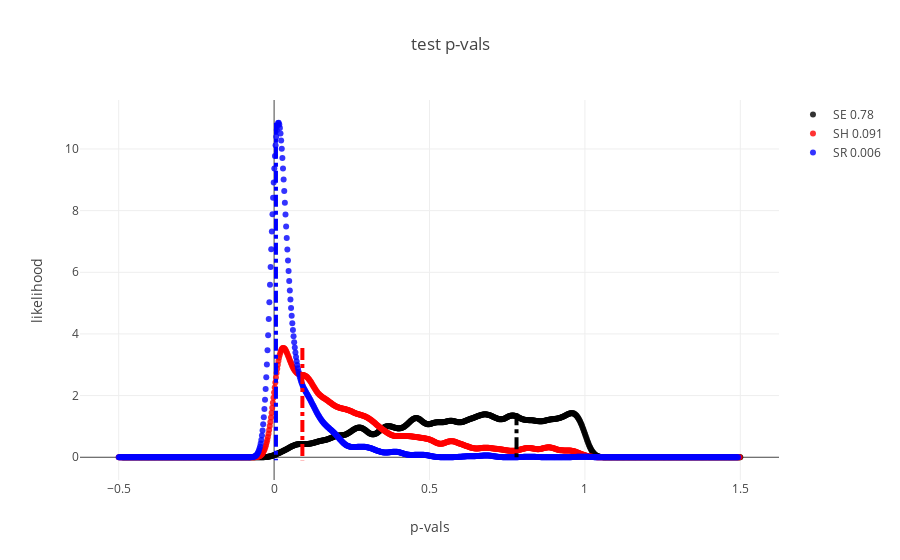

Notebook cell for this chart:
### Code cell
fig_roost_dens= []

shapes_pval= []
group_vectors= [
    SE_sim_vector,
    SH_sim_vector,
    SR_sim_vector
]

gp_names= ['SE','SH','SR']

gp_colors= ['black','red','blue']

for gp in range(len(group_vectors)):
    
    p_vals_test, focus_p= Samp_ttest_rand(Sev_sim_vector, group_vectors[gp],Nrep= 1000)

    X_plot = np.linspace(min(p_vals_test)-.5, max(p_vals_test) + .5, 1000)

    kde = KernelDensity(kernel='gaussian', bandwidth=0.02).fit(np.array(p_vals_test).reshape(-1,1))

    log_dens = kde.score_samples(X_plot.reshape(-1,1))
    
    ratio_p= len([x for x in p_vals_test if x < 0.05]) / len(p_vals_test)
    
    print(gp_names[gp])
    print('Cdf: {}'.format(ratio_p))
    print(np.median(np.median(p_vals_test)))

    fig_roost_dens.append(go.Scatter(x=X_plot, y=np.exp(log_dens), 
                                mode='markers',
                                marker= {
                                'line': {'width': 0},
                                  "opacity": .8
                              },
                                name= '{} {}'.format(gp_names[gp],focus_p),
                                    line= dict(color= gp_colors[gp])))
    


    shapes_pval.append(
        {
            'type': 'line',
            'x0': focus_p,
            'y0': max(np.exp(log_dens)),
            'x1': focus_p,
            'y1': -.1,
            'line': {
                'width': 4,
                'dash': 'dashdot',
                'color': gp_colors[gp]
            },
        })


layout= go.Layout(
    title= 'test p-vals',
    xaxis= dict(title= 'p-vals'),
    yaxis= dict(title= 'likelihood'),
    shapes= shapes_pval
)

fig = go.Figure(data=fig_roost_dens, layout= layout)
iplot(fig)

### Figure 1 — Plotly figure (JSON) as saved in the notebook; plotly's stock layout.template omitted (floating-point values rounded to 4 significant figures; data arrays with more than 128 entries replaced by an {"elided": "..."} marker saying what was removed)
{"data": [{"line": {"color": "black"}, "marker": {"line": {"width": 0}, "opacity": 0.8}, "mode": "markers", "name": "SE 0.78", "type": "scatter", "uid": "f44c0b91-e9f5-4a8f-bb1f-cf9eff2a6810", "x": {"elided": "1000 float values"}, "y": {"elided": "1000 float values"}}, {"line": {"color": "red"}, "marker": {"line": {"width": 0}, "opacity": 0.8}, "mode": "markers", "name": "SH 0.091", "type": "scatter", "uid": "a36763a5-58d4-4640-9bda-7c5652a970af", "x": {"elided": "1000 float values"}, "y": {"elided": "1000 float values"}}, {"line": {"color": "blue"}, "marker": {"line": {"width": 0}, "opacity": 0.8}, "mode": "markers", "name": "SR 0.006", "type": "scatter", "uid": "d180965b-977c-4441-b8a9-5bbf8c934bf2", "x": {"elided": "1000 float values"}, "y": {"elided": "1000 float values"}}], "layout": {"shapes": [{"line": {"color": "black", "dash": "dashdot", "width": 4}, "type": "line", "x0": 0.78, "x1": 0.78, "y0": 1.431, "y1": -0.1}, {"line": {"color": "red", "dash": "dashdot", "width": 4}, "type": "line", "x0": 0.091, "x1": 0.091, "y0": 3.545, "y1": -0.1}, {"line": {"color": "blue", "dash": "dashdot", "width": 4}, "type": "line", "x0": 0.006, "x1": 0.006, "y0": 10.85, "y1": -0.1}], "title": {"text": "test p-vals"}, "xaxis": {"title": {"text": "p-vals"}}, "yaxis": {"title": {"text": "likelihood"}}}}
